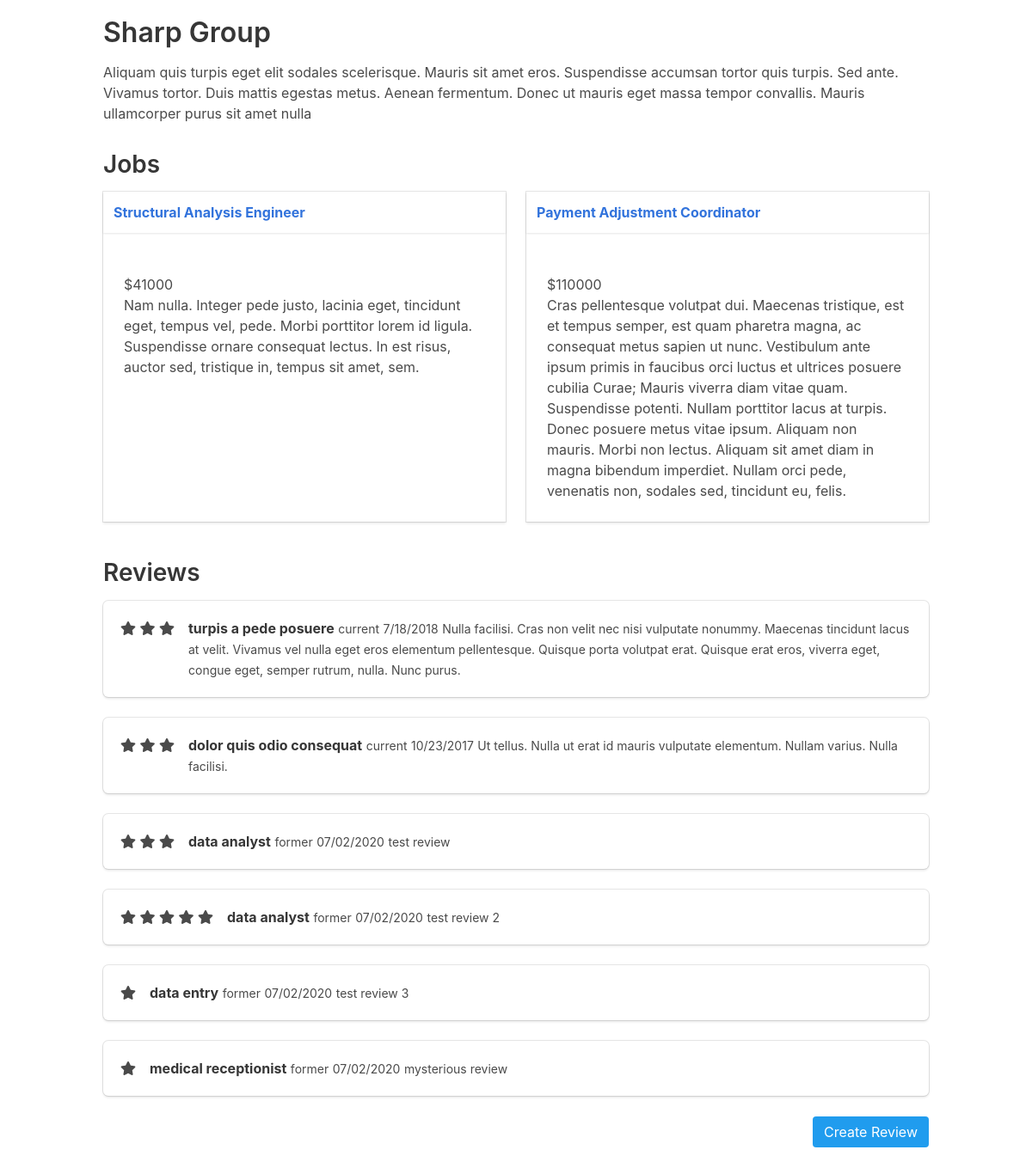
The page /employer/1 on the database its author committed.
### tables this page shows
CREATE TABLE "employer" (
"id" INTEGER PRIMARY KEY AUTOINCREMENT,
"name" VARCHAR,
"description" TEXT,
"address" VARCHAR,
"city" VARCHAR,
"state" VARCHAR,
"zip" VARCHAR
);

CREATE TABLE "job" (
"id" INTEGER PRIMARY KEY AUTOINCREMENT,
"title" VARCHAR,
"description" TEXT,
"salary" VARCHAR,
"employer_id" INTEGER
);

CREATE TABLE "review" (
"id" INTEGER PRIMARY KEY AUTOINCREMENT,
"review" TEXT,
"rating" INTEGER,
"title" VARCHAR,
"date" DATETIME,
"status" VARCHAR,
"employer_id" INTEGER
);

### jobs/app.py (the view)
@app.route('/employer/<employer_id>')
def employer(employer_id):
    employer = execute_sql('SELECT * FROM employer WHERE id=?', [employer_id], single=True)
    jobs = execute_sql('SELECT job.id, job.title, job.description, job.salary FROM job JOIN employer ON employer.id = job.employer_id WHERE employer.id = ?', [employer_id])
    reviews = execute_sql('SELECT review, rating, title, date, status FROM review JOIN employer ON employer.id = review.employer_id WHERE employer.id = ?', [employer_id])
    return render_template('employer.html', employer=employer, jobs=jobs, reviews=reviews)

### jobs/app.py (called while the page is built)
def open_connection():
    connection = getattr(g, '_connection', None)
    if connection == None:
        connection = sqlite3.connect(PATH)
        g._connection = sqlite3.connect(PATH)
    connection.row_factory = sqlite3.Row
    return connection

def execute_sql(sql, values=(), commit=False, single=False):
    connection = open_connection()
    cursor = connection.execute(sql, values)
    if commit:
        results = connection.commit()
    else:
        results = cursor.fetchone() if single else cursor.fetchall()
    cursor.close()
    return results

@app.teardown_appcontext
def close_connection(exception):
    connection = getattr(g, '_connection', None)
    if connection != None:
        connection.close()

### jobs/templates/employer.html (shortened to what this page needs)
{% extends 'layout.html' %}
{% block content %}
<div><h1>{{ employer['name'] }}</h1>
<div class="description"><p>{{ employer['description'] }}</p></div>
</div>
<h2>Jobs</h2>
{{ show_jobs(jobs) }}
<h2>Reviews</h2>
{% for review in reviews %}
<div class="box">
    <article class="media">
        <div class="media-left">
            {% for _ in range(0, review['rating']): %}
            <span class="fa fa-star checked"></span>
            {% endfor %}
        </div>
        <div class="media-content">
            <div class="content">
                <p>
                    <strong>{{ review['title'] }}</strong>
                    <small>{{ review['status'] }}</small>
                    <small>{{ review['date'] }}</small>
                    <small>{{ review['review'] }}</small>
                </p>
            </div>
        </div>
    </article>
</div>
{% endfor %}
<div class="columns">
    <div class="column">
        <a class="button is-info is-pulled-right" href = "{{ url_for('review', employer_id=employer['id']) }}">Create Review</a>
    </div>
</div>
{% endblock %}

### jobs/templates/layout.html (shortened to what this page needs)
<!doctype html>
<html>
<head>
  <link rel="stylesheet" href="{{ url_for('static', filename='css/bulma.min.css' )}}">
  <link rel="stylesheet" href="{{ url_for('static', filename='css/app.css') }}">
  <link rel="stylesheet" href="https://use.fontawesome.com/releases/v5.2.0/css/all.css">
</head>
<body>
  {% from '_macros.html' import show_job, show_jobs with context %}
  <div class="container top">
    <div class="content">
      {% block content %}
      {% endblock %}
    </div>
  </div>
</body>
</html>

### jobs/templates/_macros.html
{% macro show_job(job) %}
<div class="card adjust-height">
    <header class="card-header">
        <p class="card-header-title">
            <a href={{ url_for('job', job_id=job['id']) }}>{{ job['title'] }}</a>
        </p>
    </header>
    <div class="card-content">
        <div class="content">
            <p><a href={{ url_for('employer', employer_id=job['employer_id']) }}>{{ job['employer_name'] }}</a>
                    <br>${{ job['salary'] }}
                    <br>{{ job['description'] }}
            </p>
        </div>
    </div>
</div>
{% endmacro %}
{% macro show_jobs(jobs) %}
<div class="columns is-multiline">
    {% for job in jobs %}
    <div class="column is-half">
        {{ show_job(job) }}
    </div>
    {% endfor %}
</div>
{% endmacro %}

### jobs/static/css/app.css (style rules this page uses)
.adjust-height { height: 100%; }
.top { margin-top: 20px; }

### rows shown on the page
employer: name "Sharp Group", description "Aliquam quis turpis eget elit sodales scelerisque. Mauris sit amet eros. Suspendisse accumsan tortor quis turpis. Sed ante. Vivamus tortor. Duis mattis egestas metus. Aenean fermentum. Donec ut mauris eget massa tempor convallis. Mauris ullamcorper purus sit amet nulla"
job: title "Structural Analysis Engineer", salary "41000", description "Nam nulla. Integer pede justo, lacinia eget, tincidunt eget, tempus vel, pede. Morbi porttitor lorem id ligula. Suspendisse ornare consequat lectus. In est risus, auctor sed, tristique in, tempus sit amet, sem."
job: title "Payment Adjustment Coordinator", salary "110000", description "Cras pellentesque volutpat dui. Maecenas tristique, est et tempus semper, est quam pharetra magna, ac consequat metus sapien ut nunc. Vestibulum ante ipsum primis in faucibus orci luctus et ultrices posuere cubilia Curae; Mauris viverra diam vitae quam. Suspendisse potenti. Nullam porttitor lacus at turpis. Donec posuere metus vitae ipsum. Aliquam non mauris. Morbi non lectus. Aliquam sit amet diam in magna bibendum imperdiet. Nullam orci pede, venenatis non, sodales sed, tincidunt eu, felis."
review: rating 3 (drawn), title "turpis a pede posuere", status "current", date "7/18/2018", review "Nulla facilisi. Cras non velit nec nisi vulputate nonummy. Maecenas tincidunt lacus at velit. Vivamus vel nulla eget eros elementum pellentesque. Quisque porta volutpat erat. Quisque erat eros, viverra eget, congue eget, semper rutrum, nulla. Nunc purus."
review: rating 3 (drawn), title "dolor quis odio consequat", status "current", date "10/23/2017", review "Ut tellus. Nulla ut erat id mauris vulputate elementum. Nullam varius. Nulla facilisi."
review: rating 3 (drawn), title "data analyst", status "former", date "07/02/2020", review "test review"
review: rating 5 (drawn), title "data analyst", status "former", date "07/02/2020", review "test review 2"
review: rating 1 (drawn), title "data entry", status "former", date "07/02/2020", review "test review 3"
review: rating 1 (drawn), title "medical receptionist", status "former", date "07/02/2020", review "mysterious review"
